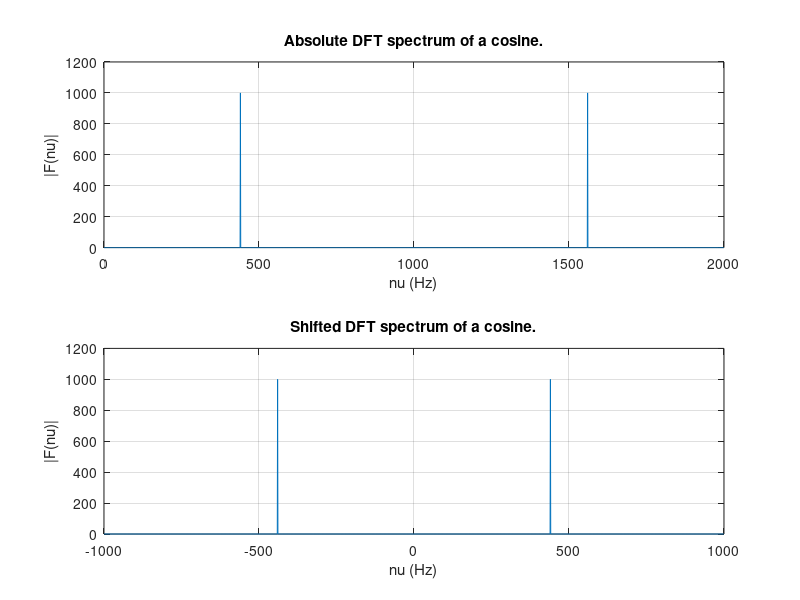
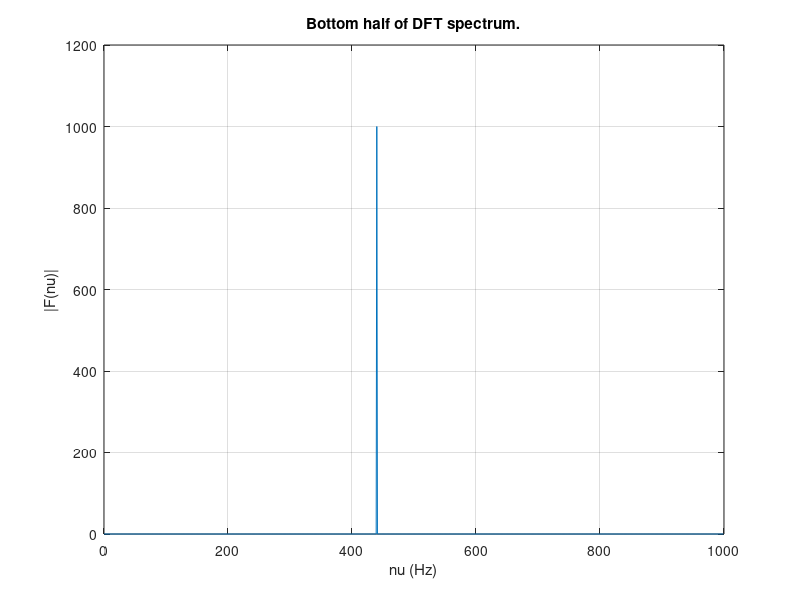

Source code (MATLAB) for these figures, in order:
% Excersize 7-11: The DFT of a cosine

%%Parameters
nu_0 = 440;
nu_s = 2000;
Dt = 1;

T_s = 1/nu_s; % Sampling period.
Ns = nu_s * Dt; % Number of samples.
t = (0:Ns - 1) * T_s; % Time array containing N times.

% DFT of a cosine
f = cos(2 * pi * t * nu_0); % Sample frequency.
F = fft(f);
nu = (0:Ns-1) * (nu_s / Ns); % Delta nu with each frequency corresponding to F.

% Plot of |F|
figure(1);
subplot(2,1,1) % Used to show both the absolute |F| and the following shifted |F| on the same figure window.

plot(nu, abs(F));
xlabel('nu (Hz)');
ylabel('|F(nu)|');
title("Absolute DFT spectrum of a cosine.");
grid on;

% Shifted Frequency DFT
F_shifted = fftshift(F);
nu_shifted = (-Ns/2: Ns/2 - 1) * (nu_s/Ns); % Frequency values running from -half of nu to half of nu - 1.
% Implementation of a -1 term is necessary due to 0 being a value, keeping the total amount of N in nu.

% Plot of shifted F
subplot(2,1,2)

plot(nu_shifted, abs(F_shifted));
xlabel('nu (Hz)');
ylabel('|F(nu)|');
title("Shifted DFT spectrum of a cosine.")
grid on;

% Bottom half plot
M = Ns/2; % Counts only the first half of Ns.

figure(2)
plot(nu(1:M), abs(F(1:M))); % nu and F must run from the first index to half of N.
xlabel('nu (Hz)');
ylabel('|F(nu)|');
title('Bottom half of DFT spectrum.');
grid on;
